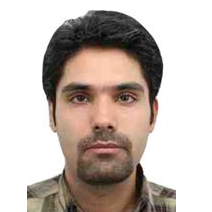
#> input picture Assignment-26/images/profile.png, 212 x 212 px
$ python black_tap.py
#> lines starting #> are read from the running program, lines starting #| are printed output that depends on the picture; after the words box and inside, x2 and y2 are one past the last pixel; in counts of white or black regions, pixels touching at a corner belong together
import cv2

profile = cv2.imread("images/profile.png")
#> profile is the input picture: shape (212, 212, 3); mean B, G, R 177.1, 184.1, 195.7
profile_cvt = cv2.cvtColor(profile, cv2.COLOR_BGR2GRAY)
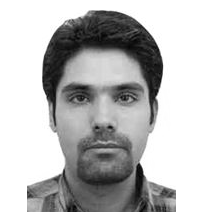
#> profile_cvt: shape (212, 212); min 2, max 255, mean 186.8

start_width_black_tap = 50
black_tap_length = 20

for i in range(70):
    if start_width_black_tap >= 0:
        end_black_tap = start_width_black_tap + black_tap_length
        profile_cvt[i : i + 1, start_width_black_tap:end_black_tap] = 0
        start_width_black_tap -= 1
    else:
        profile_cvt[i : i + 1, 0:black_tap_length] = 0
        black_tap_length -= 1

    cv2.imwrite("images/black_tap.jpg", profile_cvt)
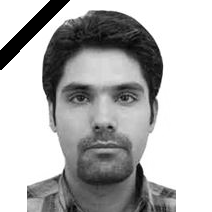
#> profile_cvt: shape (212, 212); 2.73% of pixels changed, all inside (x1, y1, x2, y2) = (0, 0, 70, 70)
#> after the loop, black_tap_length = 1; start_width_black_tap = -1

$ run again, with Assignment-26/images/3.jpg saved as Assignment-26/images/profile.png
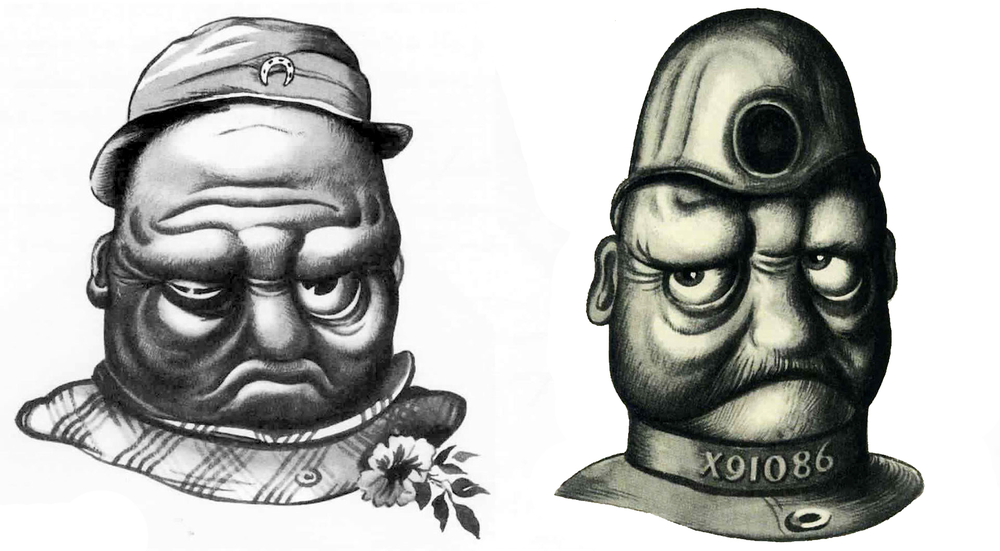
#> input picture Assignment-26/images/3.jpg, 1000 x 551 px, shrunk from 1920 x 1057 before the run
#> profile is the input picture: shape (551, 1000, 3); mean B, G, R 180.3, 183.1, 182.1
#> `profile_cvt = cv2.cvtColor(profile, cv2.COLOR_BGR2GRAY)`:
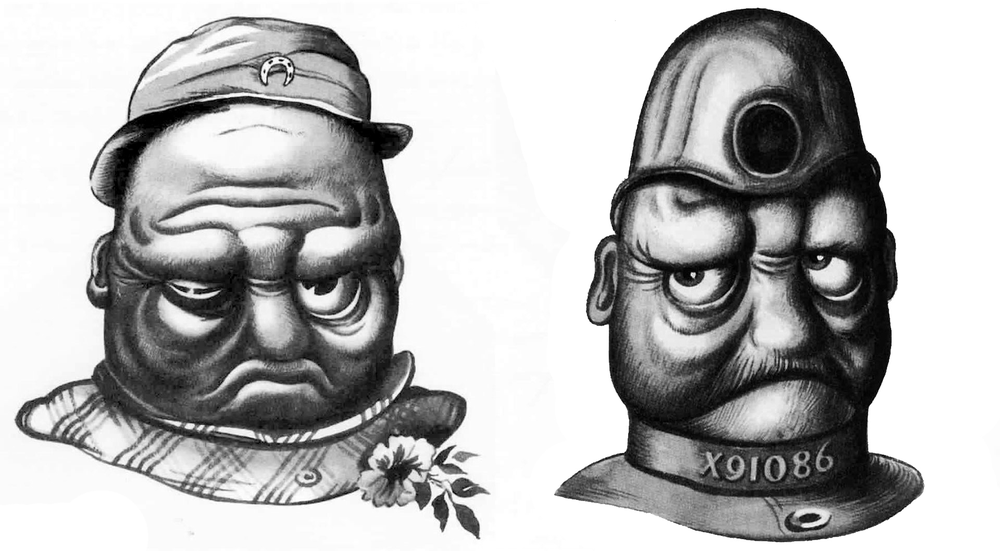
#> profile_cvt: shape (551, 1000); min 0, max 255, mean 182.5
#> after the loop `for i in range(70):`:
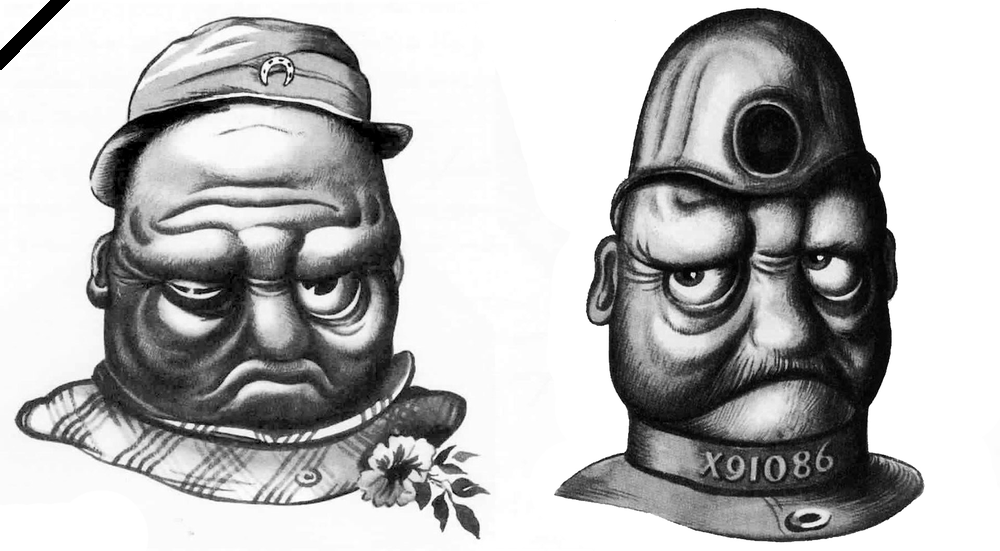
#> profile_cvt: shape (551, 1000); 0.22% of pixels changed, all inside (x1, y1, x2, y2) = (0, 0, 70, 70)
#> after the loop `for i in range(70):`: black_tap_length = 1; start_width_black_tap = -1
